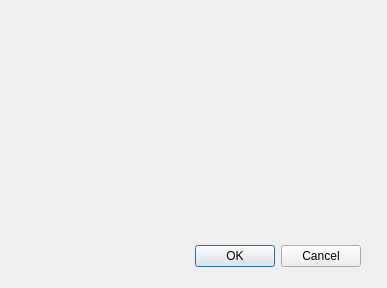
<?xml version="1.0" encoding="UTF-8"?>
<ui version="4.0">
 <class>controlePointDeVente</class>
 <widget class="QDialog" name="controlePointDeVente">
  <property name="geometry">
   <rect>
    <x>0</x>
    <y>0</y>
    <width>387</width>
    <height>288</height>
   </rect>
  </property>
  <property name="windowTitle">
   <string>Dialog</string>
  </property>
  <widget class="QDialogButtonBox" name="buttonBox">
   <property name="geometry">
    <rect>
     <x>20</x>
     <y>240</y>
     <width>341</width>
     <height>32</height>
    </rect>
   </property>
   <property name="orientation">
    <enum>Qt::Horizontal</enum>
   </property>
   <property name="standardButtons">
    <set>QDialogButtonBox::Cancel|QDialogButtonBox::Ok</set>
   </property>
  </widget>
 </widget>
 <resources/>
 <connections>
  <connection>
   <sender>buttonBox</sender>
   <signal>accepted()</signal>
   <receiver>controlePointDeVente</receiver>
   <slot>accept()</slot>
   <hints>
    <hint type="sourcelabel">
     <x>248</x>
     <y>254</y>
    </hint>
    <hint type="destinationlabel">
     <x>157</x>
     <y>274</y>
    </hint>
   </hints>
  </connection>
  <connection>
   <sender>buttonBox</sender>
   <signal>rejected()</signal>
   <receiver>controlePointDeVente</receiver>
   <slot>reject()</slot>
   <hints>
    <hint type="sourcelabel">
     <x>316</x>
     <y>260</y>
    </hint>
    <hint type="destinationlabel">
     <x>286</x>
     <y>274</y>
    </hint>
   </hints>
  </connection>
 </connections>
</ui>
